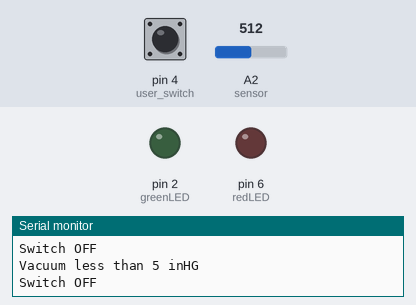
Recording of a sketch running on a simulated Arduino Uno, built with avr-gcc and run on an emulated ATmega328P. Shown: output pins drawn as LEDs (lit = HIGH), the last lines printed to the serial monitor. The inputs (shaded band) are chosen by the test bench; at power-on: A2 (sensor) = 512, pin 4 (user_switch) HIGH.

Above: at 1.2 s.
1.3 s: A2 (sensor) set to 285
4.3 s: A2 (sensor) set to 251
At 5.2 s:
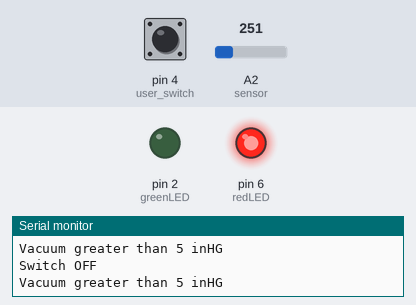
5.8 s: pin 4 (user_switch) pulled LOW for 0.15 s
At 6.2 s:
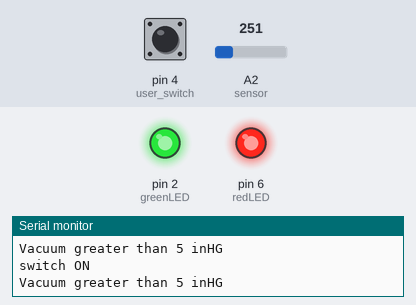
7.4 s: A2 (sensor) set to 306
At 7.9 s:
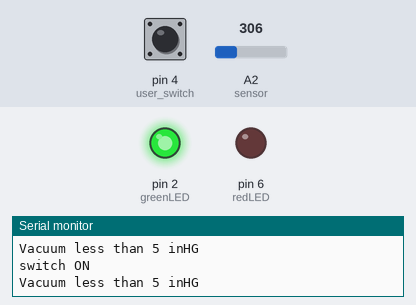
8.9 s: pin 4 (user_switch) pulled LOW for 1 s
At 9.3 s:
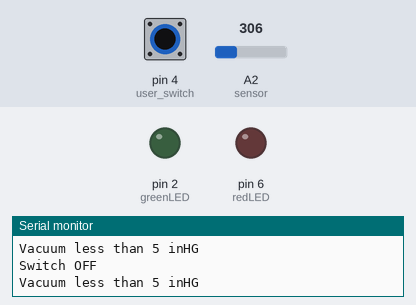
12.9 s: pin 4 (user_switch) driven LOW
At 13.6 s:
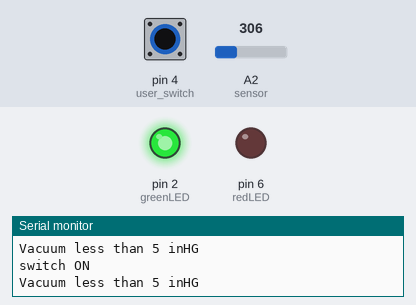
Timing chart, 0 to 15.9 s (numbered marks = the images above; inputs shaded):
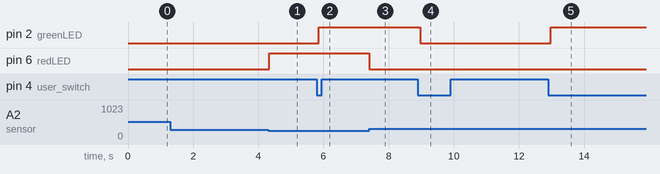

The sketch:

Carr_Ken_Final.ino
```cpp
#define sensor A2 // Truck MAP sensor
#define user_switch 4 // Switch user pushes
#define redLED 6 // output for red LED, MOSFET needed 12VDC
#define greenLED 2 // output for green LED, MOSFET needed 12VDC

// switch and debounce
bool state=true;
int buttonState;
int lastButtonState=LOW;
unsigned long lastDebounceTime=0;
unsigned long debounceDelay=30;

// vacuum from vap sensor
int vacuum=0; // raw sensor data
int inHG=0; // convert to inHG

int sensor_hreshold=4; // min vacuum required to switch to trigger state change

void setup() {
  Serial.begin(9600); // used for feeding data back to serial monitor
  pinMode(sensor,INPUT); // analog sensor reading in data
  pinMode(user_switch,INPUT_PULLUP); // switch that the user presses
  pinMode(redLED,OUTPUT); // set pin with red LED to output
  pinMode(greenLED,OUTPUT); // set pin with green LED to output
  digitalWrite(greenLED,LOW); // ensure green starts in off state
  digitalWrite(redLED,LOW); // ensure red starts in off state

}

void loop() {

  // switch debouncing circuit
  int reading=digitalRead(user_switch);
  if(reading!=lastButtonState)  {
    lastDebounceTime=millis();
  }
  if((millis()-lastDebounceTime)>debounceDelay)  {
    if(reading!=buttonState) {
      buttonState=reading;
      if(buttonState==LOW) {
        state = !state;
      }
    }
  }

  // switch logic, light changes based on button press
  if(state==true) {
    digitalWrite(greenLED,LOW);
    Serial.println("Switch OFF");
  }
  else if(state==false)  {
    digitalWrite(greenLED,HIGH);
    Serial.println("switch ON");
  }
  lastButtonState=reading;

  // vacuum reading and logic seperate from switch logic
  vacuum=analogRead(sensor); // read raw sensor data
  inHG = -0.0902*vacuum+30.223; // equation determined by excel trend line for user value

  if(inHG>5)  {
    digitalWrite(redLED,HIGH);
    Serial.println("Vacuum greater than 5 inHG");
  }
  else  {
    digitalWrite(redLED,LOW);
    Serial.println("Vacuum less than 5 inHG");
  }
}
```

Measured:
- the behaviour switches between 269 and 268 on A2 (sensor) (found by bisection; images 0 and 1)
- after the input at 4.3 s, pin 6 (redLED): LOW → HIGH at once
- after the input at 5.8 s, pin 2 (greenLED): LOW → HIGH after 0.06 s
- after the input at 7.4 s, pin 6 (redLED): HIGH → LOW at once
- after the input at 8.9 s, pin 2 (greenLED): HIGH → LOW after 0.07 s
- after the input at 12.9 s, pin 2 (greenLED): LOW → HIGH after 0.07 s
